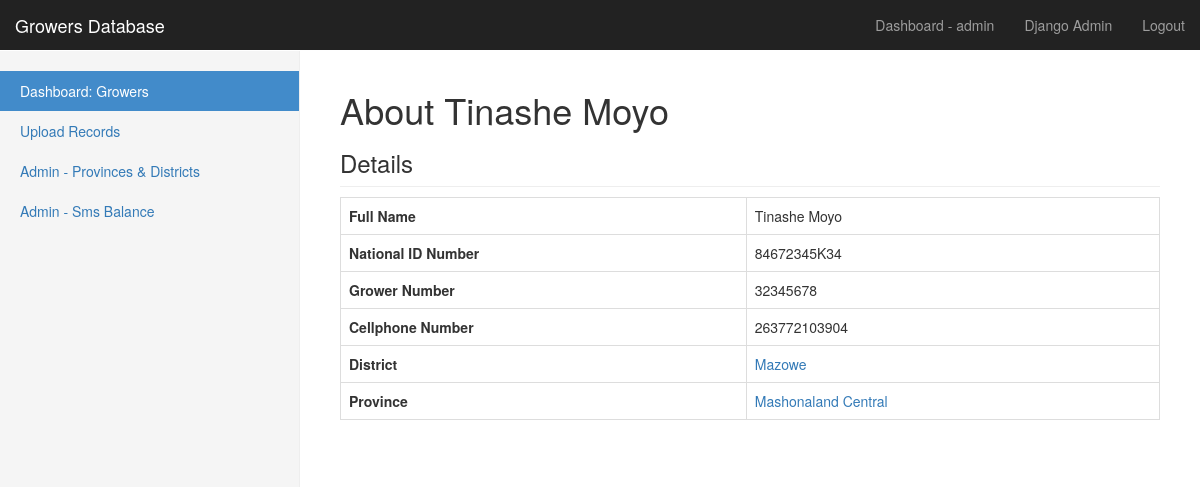
/grower-view/32345678/ (signed in), run on the app's committed database.
### growers/models.py (models this page shows, shortened)
class Grower(models.Model):
    Grower_Number = models.CharField(max_length=10, unique=True)
    Grower_Name = models.CharField(max_length=200)
    National_ID = models.CharField(max_length=15, unique=True)
    Mobile_Number = models.CharField(max_length=20)
    District = models.ForeignKey(District, on_delete=models.PROTECT)
    created = models.DateTimeField(auto_now_add=True)
    class Meta:
        ordering = ['Grower_Name']

class District(models.Model):
    name = models.CharField(max_length=100, unique=True)
    province = models.ForeignKey(Province, on_delete=models.PROTECT)
    class Meta:
        ordering = ['name']

class Province(models.Model):
    name = models.CharField(max_length=100, unique=True)
    class Meta:
        ordering = ['name']

### growers/views.py (the view)
# urls.py: path('grower-view/<int:grower_number>/', views.grower_view,
@login_required
def grower_view(request, grower_number):
    grower = get_object_or_404(Grower, Grower_Number=grower_number)
    district = grower.District
    province = district.province
    return render(request, 'growers/grower_view.html',
                 {'province': province, 'district': district,
                 'grower': grower})

### growers/templates/growers/grower_view.html (shortened to what this page needs)
{% extends 'growers/base.html' %}
{% block content %}
<h1>About {{ grower.Grower_Name }} </h1>
<h3 class="sub-header">Details</h3>
<table class="table table-bordered">
<tr>
<th>Full Name</th>
<td>{{ grower.Grower_Name }}</td>
</tr>
<tr>
<th>National ID Number</th>
<td>{{ grower.National_ID }}</td>
</tr>
<tr>
<th>Grower Number</th>
<td>{{ grower.Grower_Number }}</td>
</tr>
<tr>
<th>Cellphone Number</th>
<td>{{ grower.Mobile_Number }}</td>
</tr>
<tr>
<th>District</th>
<td><a href="{% url 'district-view' district.id  %}">{{ district.name }}</a></td>
</tr>
<tr>
<th>Province</th>
<td><a href="{% url 'province-view' province.id  %}">{{ province.name }}</a></td>
</tr>
</table>
{% endblock %}

### growers/templates/growers/base.html (shortened to what this page needs)
{% load static %}
{% load bootstrap3 %}
<!DOCTYPE html>
<html lang="en">
  <head>
    <link rel="stylesheet" href="{% static 'growers/css/bootstrap.min.css' %}">
    <link href="{% static 'growers/css/dashboard.css' %}" rel="stylesheet">
</head>
  <body>
    <nav class="navbar navbar-inverse navbar-fixed-top">
      <div class="container-fluid">
        <div class="navbar-header">
          <a class="navbar-brand" href="{% url 'index' %}">Growers Database</a>
        </div>
        <div id="navbar" class="navbar-collapse collapse">
          <ul class="nav navbar-nav navbar-right">
            {% if user.is_authenticated %}
            <li><a href="{% url 'index' %}">
              Dashboard - {{ user.username }}</a></li>
             <li><a href="{% url 'admin:index' %}" target="_blank">Django Admin</a></li>
           <li><a href="{% url 'logout' %}">Logout</a></li>
           {% else %}
               <li><a href="{% url 'login' %}">Login</a></li>
           {% endif %}
          </ul>
        </div>
      </div>
    </nav>
    <div class="container-fluid">
      <div class="row">
        <div class="col-sm-3 col-md-3 sidebar">
          <ul class="nav nav-sidebar">
            <li class="active"><a href="{% url 'index' %}">Dashboard: Growers<span class="sr-only">(current)</span></a></li>
            <li><a href="{% url 'upload-records' %}">Upload Records</a></li>
            <li><a href="{% url 'provinces-admin' %}">Admin - Provinces & Districts</a></li>
             <li><a href="{% url 'sms-balance' %}">Admin - Sms Balance</a></li>
          </ul>
        </div>
        <div class="col-sm-9 col-sm-offset-3 col-md-9 col-md-offset-3 main">
        <div class="row">
        <div class="col-sm-12">
                {% block content %}{% endblock %}
        </div>
        </div>
        </div>
  </body>
</html>

### growers/static/growers/css/dashboard.css (style rules this page uses)
body { padding-top: 50px; }
.sub-header { padding-bottom: 10px; border-bottom: 1px solid #eee; }
.navbar-fixed-top { border: 0; }
.sidebar { display: none; }
@media (min-width: 768px) { .sidebar { position: fixed; top: 51px; bottom: 0; left: 0; z-index: 1000; display: block; padding: 20px; overflow-x: hidden; overflow-y: auto; background-color: #f5f5f5; border-right: 1px solid #eee; } }
.nav-sidebar { margin-right: -21px; margin-bottom: 20px; margin-left: -20px; }
.nav-sidebar > li > a { padding-right: 20px; padding-left: 20px; }
.nav-sidebar > .active > a, .nav-sidebar > .active > a:hover, .nav-sidebar > .active > a:focus { color: #fff; background-color: #428bca; }
.main { padding: 20px; }
@media (min-width: 768px) { .main { padding-right: 40px; padding-left: 40px; } }

### data on the page
Grower: Grower_Name "Tinashe Moyo", National_ID "84672345K34", Grower_Number "32345678", Mobile_Number "263772103904"
District: name "Mazowe"
Province: name "Mashonaland Central"

### other printed values
{{ user.username }} "admin"
